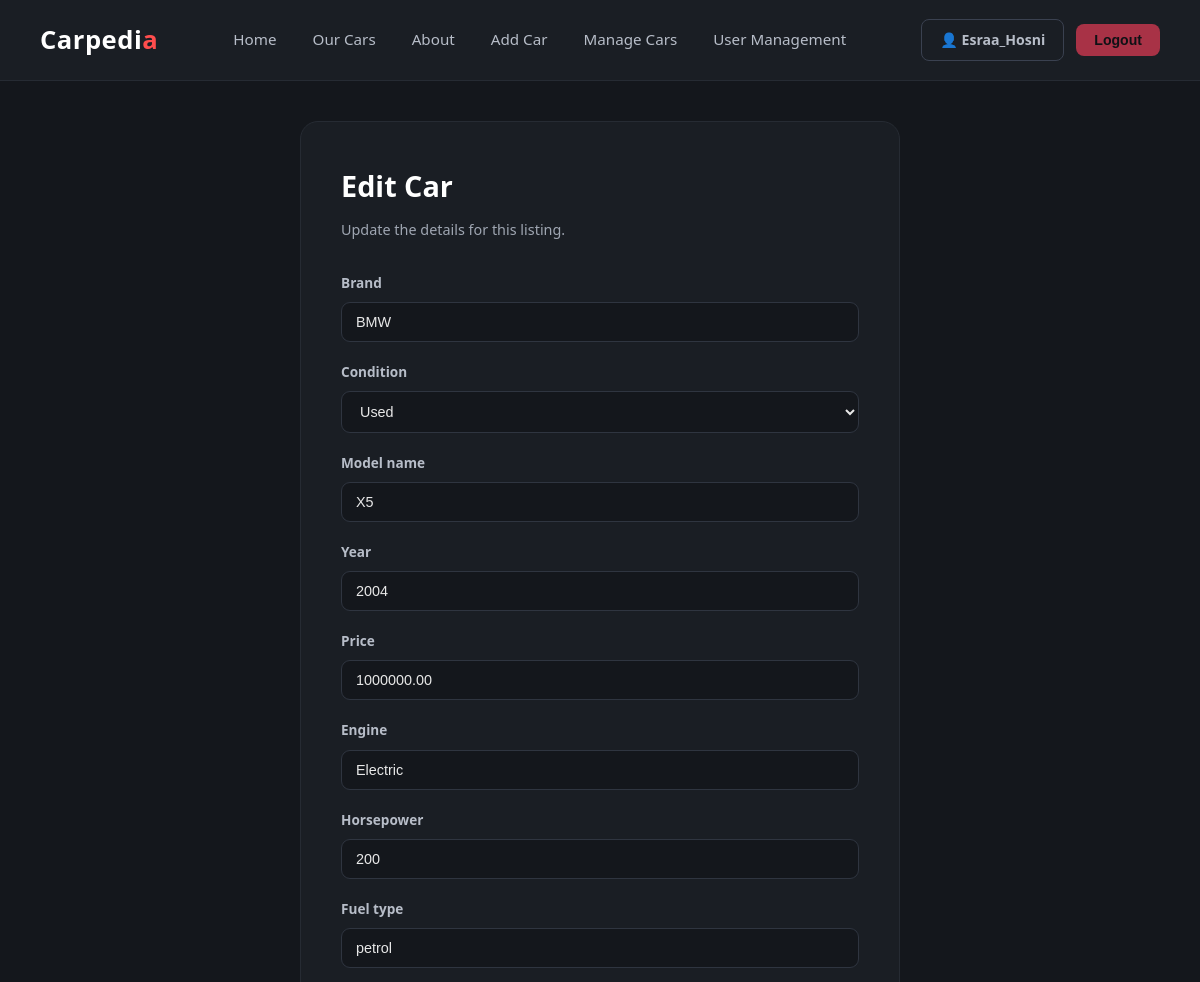
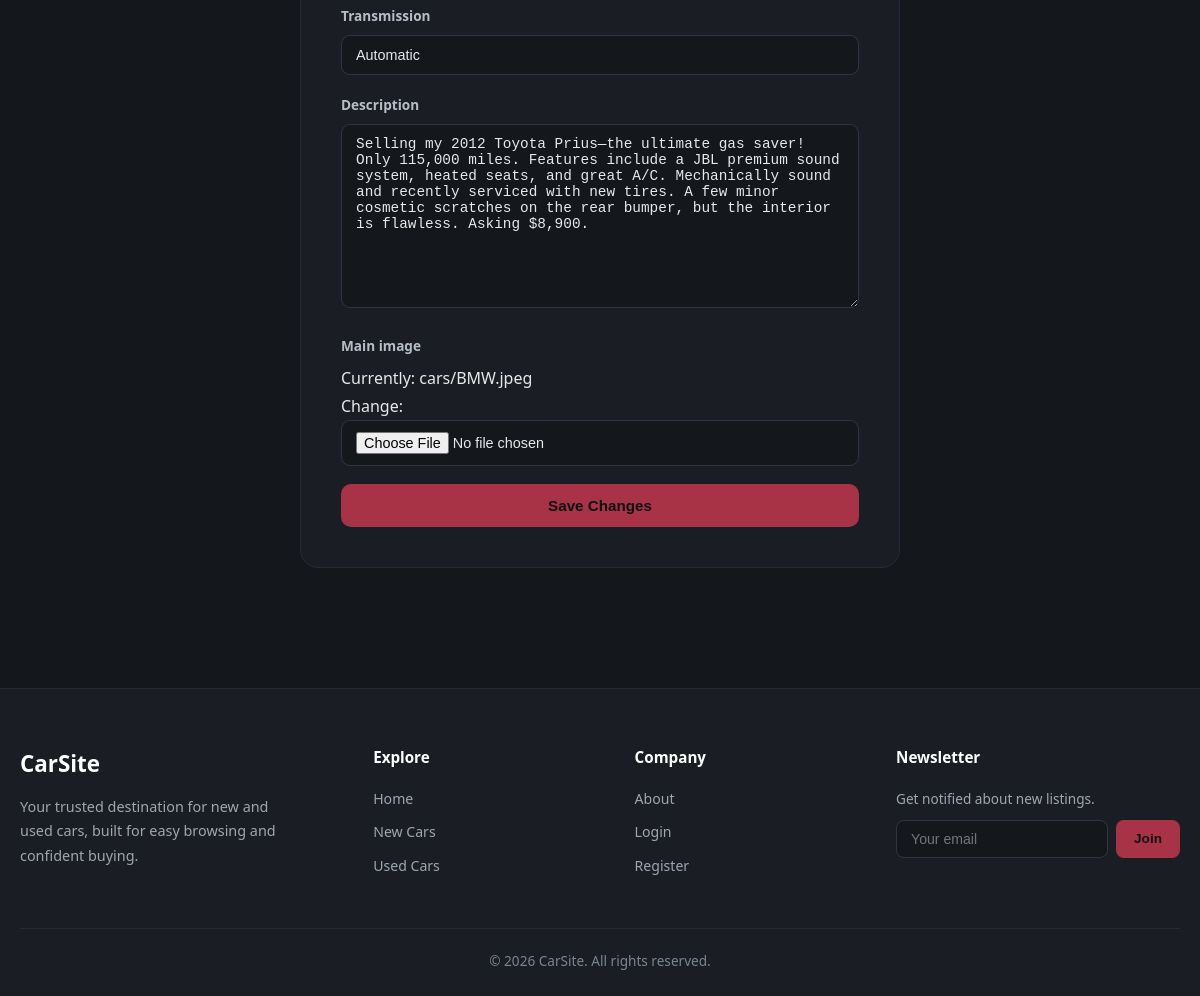
The page /edit-car/1/ (signed in) on the database its author committed (2 pictures, top to bottom).
### cars/models.py (models this page shows, shortened)
class Car(models.Model):
    CONDITION_CHOICES = [
        ('new', 'New'),
        ('used', 'Used'),
    ]
    brand = models.CharField(max_length=100)
    condition = models.CharField(max_length=10, choices=CONDITION_CHOICES, default='used')
    model_name = models.CharField(max_length=100)
    year = models.IntegerField()
    price = models.DecimalField(max_digits=10, decimal_places=2)
    engine = models.CharField(max_length=100)
    horsepower = models.IntegerField()
    fuel_type = models.CharField(max_length=50)
    transmission = models.CharField(max_length=50)
    description = models.TextField()
    main_image = models.ImageField(upload_to='cars/')
    created_at = models.DateTimeField(auto_now_add=True)

### cars/views.py (the view)
# urls.py: path('edit-car/<int:pk>/', views.edit_car, name='edit_car'),
@user_passes_test(lambda u: u.is_staff)
def edit_car(request, pk):
    car = get_object_or_404(Car, pk=pk)
    if request.method == 'POST':
        form = CarForm(request.POST, request.FILES, instance=car)
        if form.is_valid():
            form.save()
            messages.success(request, 'Car updated successfully!')
            return redirect('manage_cars')
    else:
        form = CarForm(instance=car)
    return render(request, 'cars/add_car.html', {'form': form, 'editing': True})

### cars/forms.py
class CarForm(forms.ModelForm):
    class Meta:
        model = Car
        fields = ['brand', 'condition', 'model_name', 'year', 'price',
                  'engine', 'horsepower', 'fuel_type', 'transmission', 'description', 'main_image']
    def __init__(self, *args, **kwargs):
        super().__init__(*args, **kwargs)
        for field_name, field in self.fields.items():
            if field_name != 'main_image':
                field.widget.attrs.update({'class': 'form-input'})

### cars/templates/cars/add_car.html (shortened to what this page needs)
{% extends 'cars/base.html' %}
{% block content %}
<div class="auth-container">
    <div class="auth-card" style="max-width: 600px;">
        <h2>{% if editing %}Edit Car{% else %}Add New Car{% endif %}</h2>
        <p class="auth-subtitle">{% if editing %}Update the details for this listing.{% else %}Add a new car to the platform.{% endif %}</p>
        <form method="post" enctype="multipart/form-data">
            {% for field in form %}
                <div class="form-group">
                    <label for="{{ field.id_for_label }}">{{ field.label }}</label>
                    {{ field }}
                </div>
            {% endfor %}
            <button type="submit" class="btn btn-primary btn-full">{% if editing %}Save Changes{% else %}Add Car{% endif %}</button>
        </form>
    </div>
</div>
{% endblock %}

### cars/templates/cars/base.html (shortened to what this page needs)
{% load static %}
<!DOCTYPE html>
<html>
<head>
    <link rel="stylesheet" href="{% static 'css/style.css' %}">
</head>
<body>
    <header>
        <div class="nav-container">
            <h1><a href="{% url 'home' %}">Carpedi<span class="logo-accent">a</span></a></h1>
            <nav class="main-nav">
                <a href="{% url 'home' %}">Home</a>
                <a href="{% url 'car_list' %}">Our Cars</a>
                <a href="{% url 'about_us' %}">About</a>
                {% if user.is_authenticated and user.is_staff %}
                    <a href="{% url 'add_car' %}">Add Car</a>
                    <a href="{% url 'manage_cars' %}">Manage Cars</a>
                    <a href="{% url 'user_management' %}">User Management</a>
                {% endif %}
            </nav>
            <div class="auth-nav">
                {% if user.is_authenticated %}
                    <a href="{% url 'profile' %}" class="btn-auth btn-login">👤 {{ user.username }}</a>
                    <form method="post" action="{% url 'logout' %}" style="display:inline;">
                        <button type="submit" class="btn-auth btn-register" style="border:none; cursor:pointer;">Logout</button>
                    </form>
                {% else %}
                    <a href="{% url 'login' %}" class="btn-auth btn-login">Login</a>
                    <a href="{% url 'register' %}" class="btn-auth btn-register">Register</a>
                {% endif %}
            </div>
        </div>
    </header>
    <main>
        {% block content %}{% endblock %}
    </main>
    <footer>
        <div class="footer-container">
            <div class="footer-top">
                <div class="footer-brand">
                    <h3>CarSite</h3>
                    <p>Your trusted destination for new and used cars, built for easy browsing and confident buying.</p>
                </div>
                <div class="footer-col">
                    <h4>Explore</h4>
                    <a href="{% url 'home' %}">Home</a>
                    <a href="{% url 'new_cars' %}">New Cars</a>
                    <a href="{% url 'used_cars' %}">Used Cars</a>
                </div>
                <div class="footer-col">
                    <h4>Company</h4>
                    <a href="{% url 'about_us' %}">About</a>
                    <a href="{% url 'login' %}">Login</a>
                    <a href="{% url 'register' %}">Register</a>
                </div>
                <div class="footer-col">
                    <h4>Newsletter</h4>
                    <p style="color:#9fa6b2; font-size:0.85rem; margin-bottom:10px;">Get notified about new listings.</p>
                    <form class="newsletter-form">
                        <input type="email" name="email" placeholder="Your email" required>
                        <button type="submit">Join</button>
                    </form>
                </div>
            </div>
            <div class="footer-bottom">
                &copy; 2026 CarSite. All rights reserved.
            </div>
        </div>
    </footer>
</body>
</html>

### cars/static/css/style.css (style rules this page uses)
* { margin: 0; padding: 0; box-sizing: border-box; }
body { background-color: #14171c; color: #e8e8e8; font-family: 'Segoe UI', Roboto, Helvetica, Arial, sans-serif; line-height: 1.7; font-size: 16px; }
.logo-accent { color: #ff4d4d; }
a { text-decoration: none; color: inherit; }
header { background-color: #1a1e24; padding: 18px 40px; border-bottom: 1px solid #262b33; position: sticky; top: 0; z-index: 100; }
.nav-container { max-width: 1200px; margin: 0 auto; display: flex; justify-content: space-between; align-items: center; flex-wrap: wrap; gap: 20px; }
.main-nav { display: flex; gap: 24px; flex: 1; justify-content: center; }
.auth-nav { display: flex; gap: 12px; align-items: center; }
.btn-auth { padding: 8px 18px; border-radius: 8px; font-size: 0.88rem; font-weight: 600; transition: all 0.2s ease; }
.btn-login { color: #b7bdc8; border: 1px solid #3a4150; }
.btn-register { background-color: #a83246; color: #0f1115; }
header h1 { font-size: 1.6rem; font-weight: 700; letter-spacing: 0.5px; color: #ffffff; }
header nav { display: flex; gap: 24px; }
header nav a { color: #b7bdc8; font-weight: 500; font-size: 0.95rem; padding: 8px 6px; transition: color 0.2s ease; }
main { max-width: 1400px; margin: 0 auto; }
h2 { font-size: 1.8rem; margin-bottom: 24px; color: #ffffff; font-weight: 600; }
.btn { padding: 13px 28px; border-radius: 10px; font-weight: 600; font-size: 0.95rem; transition: transform 0.15s ease, box-shadow 0.2s ease, background-color 0.2s ease; }
.btn-primary { background-color: #a83246; color: #0f1115; }
footer { background-color: #1a1e24; border-top: 1px solid #262b33; margin-top: 40px; padding: 56px 20px 24px; }
.footer-container { max-width: 1200px; margin: 0 auto; }
.footer-top { display: grid; grid-template-columns: 1.4fr 1fr 1fr 1.2fr; gap: 32px; margin-bottom: 40px; }
.footer-brand h3 { color: #ffffff; font-size: 1.4rem; margin-bottom: 12px; }
.footer-brand p { color: #9fa6b2; font-size: 0.9rem; max-width: 260px; }
.footer-col h4 { color: #ffffff; font-size: 0.95rem; margin-bottom: 16px; }
.footer-col a { display: block; color: #9fa6b2; font-size: 0.88rem; margin-bottom: 10px; transition: color 0.2s ease; }
.newsletter-form { display: flex; gap: 8px; margin-top: 8px; }
.newsletter-form input { flex: 1; background-color: #14171c; border: 1px solid #2f3540; color: #e8e8e8; padding: 10px 14px; border-radius: 8px; font-size: 0.88rem; outline: none; }
.newsletter-form button { background-color: #a83246; color: #0f1115; border: none; padding: 10px 18px; border-radius: 8px; font-weight: 600; font-size: 0.85rem; cursor: pointer; }
.footer-bottom { border-top: 1px solid #262b33; padding-top: 20px; text-align: center; color: #7c8492; font-size: 0.85rem; }
.auth-container { display: flex; justify-content: center; padding: 40px 20px 80px; }
.auth-card { background-color: #1a1e24; border: 1px solid #262b33; border-radius: 18px; padding: 40px; width: 100%; max-width: 420px; }
.auth-card h2 { margin-bottom: 8px; }
.auth-subtitle { color: #9fa6b2; font-size: 0.9rem; margin-bottom: 28px; }
.form-group { margin-bottom: 18px; }
.form-group label { display: block; color: #b7bdc8; font-size: 0.85rem; font-weight: 600; margin-bottom: 8px; }
.form-group input, .form-input { width: 100%; background-color: #14171c; border: 1px solid #2f3540; color: #e8e8e8; padding: 11px 14px; border-radius: 9px; font-size: 0.9rem; outline: none; transition: border-color 0.2s ease; box-sizing: border-box; }
.btn-full { width: 100%; text-align: center; display: block; border: none; cursor: pointer; margin-top: 8px; }

### rows shown on the page
Car: form "BMW" "Used" "X5" "2004" "1000000.00" "Electric" "200" "petrol" "Automatic" "Selling my 2012 Toyota Prius—the ultimate gas saver! Only 115,000 miles. Features include a JBL premium sound system, heated seats, and great A/C. Mechanically sound and recently serviced with new tires. A few minor cosmetic scratches on the rear bumper, but the interior is flawless. Asking $8,900."

### other values the page prints
{{ user.username }} "Esraa_Hosni"
{{ field.label }} "Brand" "Condition" "Model name" "Year" "Price" "Engine" "Horsepower" "Fuel type" "Transmission" "Description" "Main image"
